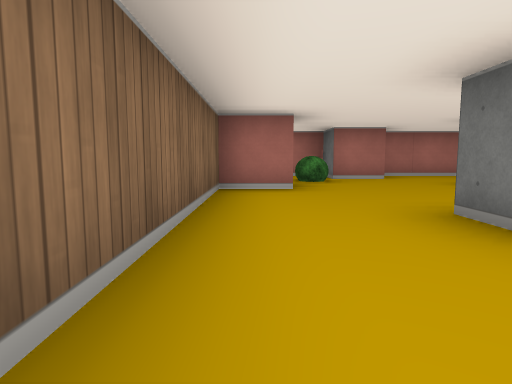
view 1 (above)

12 first-person views from a walk through a cub3D ray-caster map. The camera is about half as high as the walls, tilts 6° down and sees 75° across. The floor is counted in squares. Each view is taken from the middle of a square. On the plan, view 1 faces up. The plan holds only what a view shows up to about 9 squares ahead; the rest is blank.

view 2
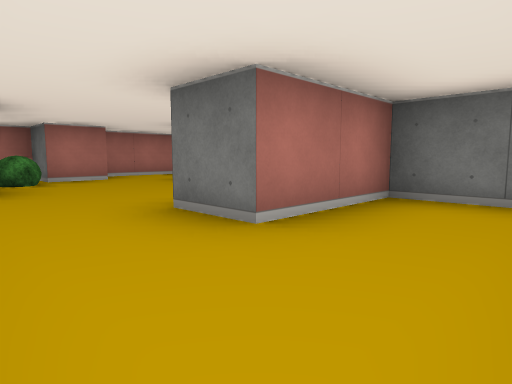

view 3
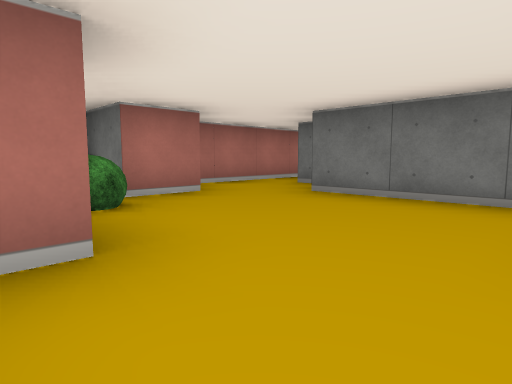

view 4
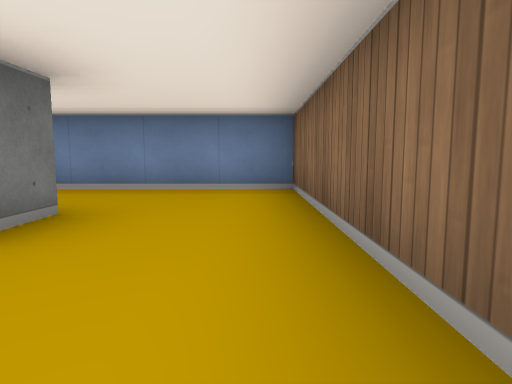

view 5
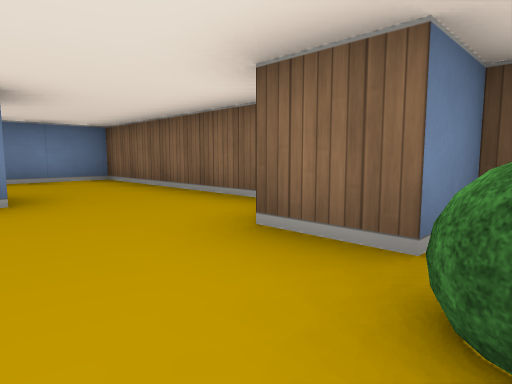

view 6
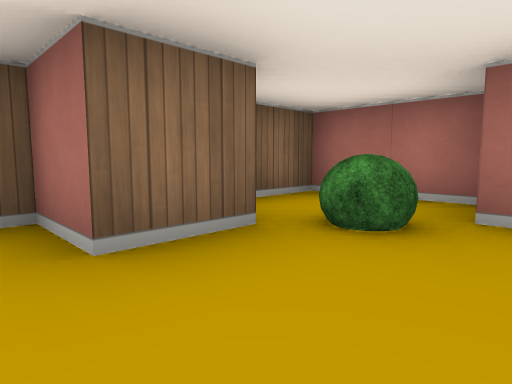

view 7
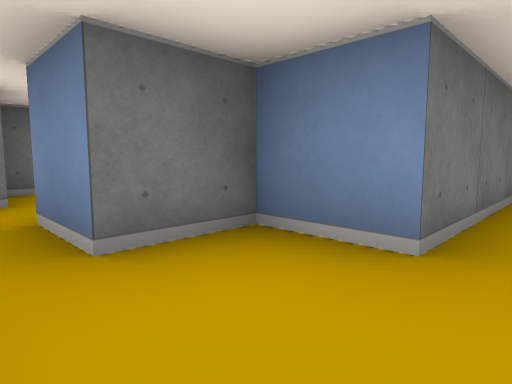

view 8
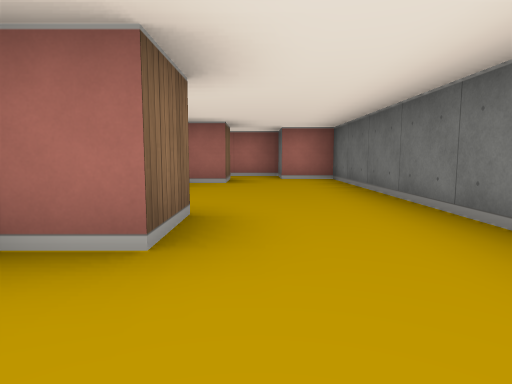

view 9
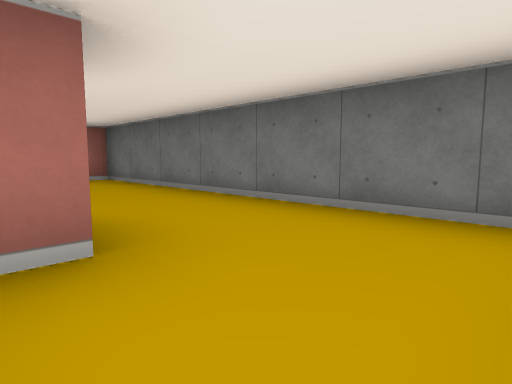

view 10
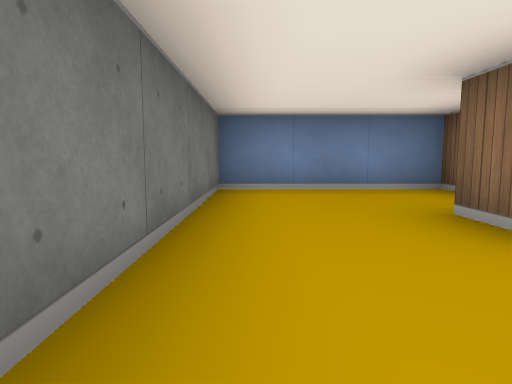

view 11
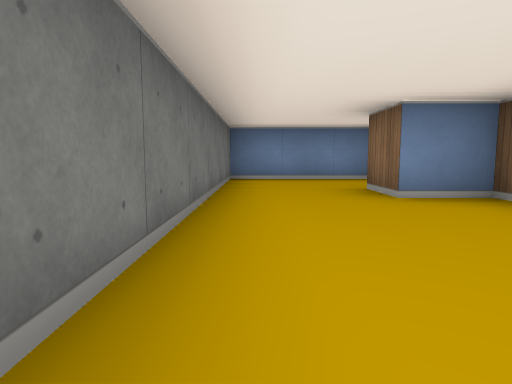

view 12
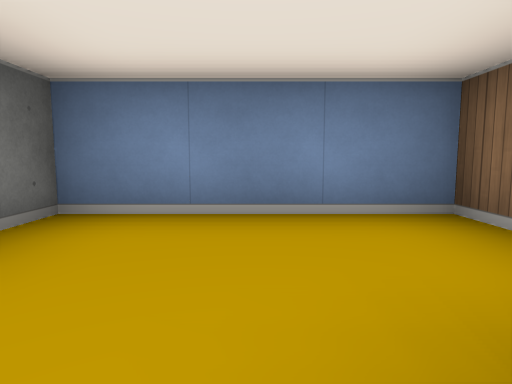

### Floor plan
Ten units are one square. View 1 is at (0, 0); x grows to the right and y downward. Boxes are objects, and circles mark ways between rooms. Rooms are numbered by the first view taken in them; rooms with no view inside come last. Other rooms are left out.
<svg viewBox="-10 -80 90 90">
<path fill="none" stroke="#000" d="M-5 -15 -5 5 28 5M35 -4 35 -15 15 -15M26 -65 15 -65M35 -31 35 -55 45 -55 45 -65 55 -65M15 -75 -5 -75 -5 -55 5 -55 5 -45 -5 -45 -5 -15M15 -15 15 -25M55 -75 29 -75M44 -25 55 -25 55 -15 48 -15M45 -1 45 5 75 5 75 -65 65 -65 65 -75 55 -75M55 -65 55 -55 49 -55"/>
<rect x="5" y="-65" width="10" height="10" fill="#bbb"><title>bush</title></rect>
<circle cx="5" cy="-20" r="3" fill="#2a7"/>
<circle cx="50" cy="-70" r="3" fill="#2a7"/>
<text x="10" y="-10">1</text>
<text x="20" y="-50">2</text>
<text x="60" y="-30">3</text>
</svg>
Room 1 opens to room 2. Room 2 opens to room 3.

Where each view was taken, in squares from view 1:
view 1: 0 up, 0 right, facing up
view 2: 0 up, 0 right, facing up-right
view 3: 3 up, 0 right, facing up-right
view 4: 4 up, 0 right, facing down
view 5: 6 up, 2 right, facing down-left
view 6: 4 up, 2 right, facing up-left
view 7: 7 up, 3 right, facing down-right
view 8: 0 up, 6 right, facing up
view 9: 0 up, 5 right, facing up-right
view 10: 4 up, 7 right, facing down
view 11: 6 up, 7 right, facing down
view 12: 2 up, 6 right, facing down
